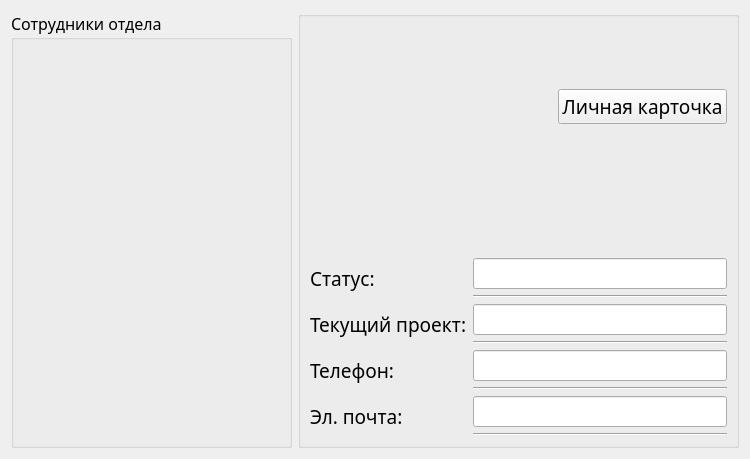
<?xml version="1.0" encoding="UTF-8"?>
<ui version="4.0">
 <class>chiefForm</class>
 <widget class="QWidget" name="chiefForm">
  <property name="geometry">
   <rect>
    <x>0</x>
    <y>0</y>
    <width>750</width>
    <height>459</height>
   </rect>
  </property>
  <property name="font">
   <font>
    <family>Noto Sans</family>
    <pointsize>16</pointsize>
   </font>
  </property>
  <property name="windowTitle">
   <string>Информация об отделе</string>
  </property>
  <property name="windowIcon">
   <iconset resource="Resources.qrc">
    <normaloff>:/Resources/Logo.jpg</normaloff>:/Resources/Logo.jpg</iconset>
  </property>
  <layout class="QGridLayout" name="gridLayout_4">
   <item row="0" column="0">
    <widget class="QGroupBox" name="boxEmployees">
     <property name="minimumSize">
      <size>
       <width>281</width>
       <height>411</height>
      </size>
     </property>
     <property name="font">
      <font>
       <family>Noto Sans</family>
       <pointsize>12</pointsize>
      </font>
     </property>
     <property name="title">
      <string>Сотрудники отдела</string>
     </property>
    </widget>
   </item>
   <item row="0" column="1">
    <widget class="QGroupBox" name="boxInfo">
     <property name="title">
      <string/>
     </property>
     <layout class="QGridLayout" name="gridLayout">
      <item row="0" column="1">
       <spacer name="horizontalSpacer">
        <property name="orientation">
         <enum>Qt::Horizontal</enum>
        </property>
        <property name="sizeHint" stdset="0">
         <size>
          <width>40</width>
          <height>20</height>
         </size>
        </property>
       </spacer>
      </item>
      <item row="2" column="0" colspan="3">
       <layout class="QFormLayout" name="formLayout">
        <item row="0" column="0">
         <widget class="QLabel" name="labelStatus">
          <property name="font">
           <font>
            <family>Noto Sans</family>
            <pointsize>14</pointsize>
           </font>
          </property>
          <property name="text">
           <string>Статус:</string>
          </property>
         </widget>
        </item>
        <item row="0" column="1">
         <layout class="QVBoxLayout" name="verticalLayout">
          <item>
           <widget class="QLineEdit" name="lineStatus">
            <property name="sizePolicy">
             <sizepolicy hsizetype="MinimumExpanding" vsizetype="Fixed">
              <horstretch>0</horstretch>
              <verstretch>0</verstretch>
             </sizepolicy>
            </property>
            <property name="font">
             <font>
              <family>Noto Sans</family>
              <pointsize>12</pointsize>
             </font>
            </property>
            <property name="readOnly">
             <bool>true</bool>
            </property>
           </widget>
          </item>
          <item>
           <widget class="Line" name="hlineStatus">
            <property name="orientation">
             <enum>Qt::Horizontal</enum>
            </property>
           </widget>
          </item>
         </layout>
        </item>
        <item row="1" column="0">
         <widget class="QLabel" name="labelProject">
          <property name="font">
           <font>
            <family>Noto Sans</family>
            <pointsize>14</pointsize>
           </font>
          </property>
          <property name="text">
           <string>Текущий проект:</string>
          </property>
         </widget>
        </item>
        <item row="1" column="1">
         <layout class="QVBoxLayout" name="verticalLayout_2">
          <item>
           <widget class="QLineEdit" name="lineProject">
            <property name="sizePolicy">
             <sizepolicy hsizetype="MinimumExpanding" vsizetype="Fixed">
              <horstretch>0</horstretch>
              <verstretch>0</verstretch>
             </sizepolicy>
            </property>
            <property name="font">
             <font>
              <family>Noto Sans</family>
              <pointsize>12</pointsize>
             </font>
            </property>
            <property name="layoutDirection">
             <enum>Qt::LeftToRight</enum>
            </property>
            <property name="readOnly">
             <bool>true</bool>
            </property>
           </widget>
          </item>
          <item>
           <widget class="Line" name="hlineProject">
            <property name="orientation">
             <enum>Qt::Horizontal</enum>
            </property>
           </widget>
          </item>
         </layout>
        </item>
        <item row="2" column="0">
         <widget class="QLabel" name="labelPhone">
          <property name="font">
           <font>
            <family>Noto Sans</family>
            <pointsize>14</pointsize>
           </font>
          </property>
          <property name="text">
           <string>Телефон:</string>
          </property>
         </widget>
        </item>
        <item row="2" column="1">
         <layout class="QVBoxLayout" name="verticalLayout_3">
          <item>
           <widget class="QLineEdit" name="linePhone">
            <property name="sizePolicy">
             <sizepolicy hsizetype="MinimumExpanding" vsizetype="Fixed">
              <horstretch>0</horstretch>
              <verstretch>0</verstretch>
             </sizepolicy>
            </property>
            <property name="font">
             <font>
              <family>Noto Sans</family>
              <pointsize>12</pointsize>
             </font>
            </property>
            <property name="readOnly">
             <bool>true</bool>
            </property>
           </widget>
          </item>
          <item>
           <widget class="Line" name="hlinePhone">
            <property name="orientation">
             <enum>Qt::Horizontal</enum>
            </property>
           </widget>
          </item>
         </layout>
        </item>
        <item row="3" column="0">
         <widget class="QLabel" name="labelEmail">
          <property name="font">
           <font>
            <family>Noto Sans</family>
            <pointsize>14</pointsize>
           </font>
          </property>
          <property name="text">
           <string>Эл. почта:</string>
          </property>
         </widget>
        </item>
        <item row="3" column="1">
         <layout class="QVBoxLayout" name="verticalLayout_4">
          <item>
           <widget class="QLineEdit" name="lineEmail">
            <property name="sizePolicy">
             <sizepolicy hsizetype="MinimumExpanding" vsizetype="Fixed">
              <horstretch>0</horstretch>
              <verstretch>0</verstretch>
             </sizepolicy>
            </property>
            <property name="font">
             <font>
              <family>Noto Sans</family>
              <pointsize>12</pointsize>
             </font>
            </property>
            <property name="readOnly">
             <bool>true</bool>
            </property>
           </widget>
          </item>
          <item>
           <widget class="Line" name="hlineEmail">
            <property name="orientation">
             <enum>Qt::Horizontal</enum>
            </property>
           </widget>
          </item>
         </layout>
        </item>
       </layout>
      </item>
      <item row="1" column="0">
       <spacer name="verticalSpacer">
        <property name="orientation">
         <enum>Qt::Vertical</enum>
        </property>
        <property name="sizeHint" stdset="0">
         <size>
          <width>20</width>
          <height>40</height>
         </size>
        </property>
       </spacer>
      </item>
      <item row="0" column="0">
       <widget class="QLabel" name="labelAvatar">
        <property name="minimumSize">
         <size>
          <width>131</width>
          <height>161</height>
         </size>
        </property>
        <property name="text">
         <string/>
        </property>
       </widget>
      </item>
      <item row="0" column="2">
       <widget class="QPushButton" name="buttonInfoCard">
        <property name="font">
         <font>
          <family>Noto Sans</family>
          <pointsize>14</pointsize>
         </font>
        </property>
        <property name="text">
         <string>Личная карточка</string>
        </property>
       </widget>
      </item>
     </layout>
    </widget>
   </item>
  </layout>
 </widget>
 <resources>
  <include location="Resources.qrc"/>
 </resources>
 <connections/>
</ui>
